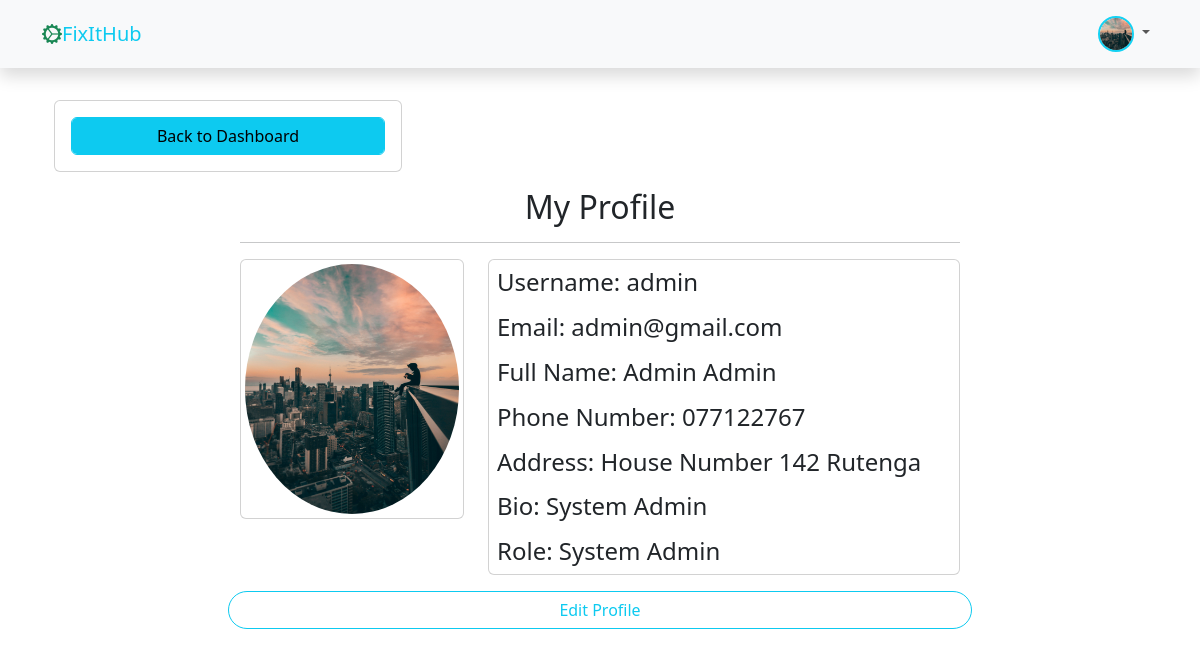
Screenshot of /accounts/profile/ (signed in) with the database file from the repository.
### accounts/models.py (models this page shows, shortened)
class UserProfile(models.Model):
    user = models.OneToOneField(CustomUser, on_delete=models.CASCADE)
    phone_number = models.CharField(max_length=20, blank=True)
    address = models.TextField(blank=True)
    bio = models.TextField(blank=True)
    profile_picture = models.ImageField(upload_to='profile_pictures', blank=True, null=True)
    class Meta:
        db_table = 'user_profile'

class CustomUser(AbstractUser):
    USER_TYPE_CHOICES = (
        (1, 'SystAdmin'),
        (2, 'SystUser'),
    )
    user_type = models.PositiveSmallIntegerField(choices=USER_TYPE_CHOICES, default=1)
    class Meta:
        db_table = 'users'

### accounts/views.py (the view)
# urls.py: path('profile/', views.view_user_profile, name='view_user_profile'),
@login_required
def view_user_profile(request):
    profile = request.user.userprofile
    context = {
        'profile': profile,
    }
    return render(request, 'accounts/user_profile.html', context)

### templates/accounts/user_profile.html (shortened to what this page needs)
{% extends 'partials/base.html' %}
{% block content %}
<div class="container">
    <div class="row mb-3">
        <div class="col-md-4">
            <div class="card mt-2">
                <div class="card-body">
                    <a href="{% url 'dashboard' %}" class="btn btn-info form-control">Back to Dashboard</a>
                </div>
            </div>
        </div>
    </div>
    <div class="row mt-2">
        <div class="col-md-2"></div>
        <div class="col-md-8">
            <h2 class="text-center">My Profile</h2> <hr>
            <div class="row">
                <div class="col-md-4">
                    <div class="card">
                        <div class="m-1">
                            {% if profile.profile_picture %}
                                <img src="{{ profile.profile_picture.url }}" alt="Profile Picture" width="100%" style="border-radius: 50%; height: 250px;">
                            {% else %}
                                <p>No profile picture uploaded.</p>
                            {% endif %}
                        </div>
                    </div>
                </div>
                <div class="col-md-8">
                    <div class="card">
                        <h4 class="m-2">Username: {{ profile.user.username }}</h4>
                        <h4 class="m-2">Email: {{ profile.user.email }}</h4>
                        <h4 class="m-2">Full Name: {{ profile.user.get_full_name }}</h4>
                        <h4 class="m-2">Phone Number: {{ profile.phone_number }}</h4>
                        <h4 class="m-2">Address: {{ profile.address }}</h4>
                        <h4 class="m-2">Bio: {{ profile.bio }}</h4>
                        <h4 class="m-2">Role: {% if profile.user.user_type == 1 %}System Admin
                            {% elif profile.user.user_type == 2 %} Customer {% endif %}
                        </h4>
                    </div>
                </div>
                <a href="{% url 'update_user_profile' %}" class="btn btn-outline-info rounded-pill mt-3 form-control">Edit Profile</a>
            </div>
        </div>
        <div class="col-md-2"></div>
    </div>
{% endblock content %}

### templates/partials/_navbar.html (shortened to what this page needs)
<nav class="navbar navbar-expand-lg navbar-light bg-light shadow sticky-top">
    <div class="container">
        <a class="navbar-brand" href="#">
            <i class="bi bi-gear-wide-connected text-success"></i><span class="text-info">FixItHub</span>
        </a>
        <div class="collapse navbar-collapse" id="navbarSupportedContent">
            {% if user.is_authenticated %}
                <ul class="navbar-nav mb-2 mb-lg-0 ms-auto">
                    <li class="nav-item dropdown">
                        <a class="nav-link dropdown-toggle" href="#" role="button" data-bs-toggle="dropdown" aria-expanded="false">
                            {% if profile.profile_picture %}
                                <img src="{{ profile.profile_picture.url }}" alt="{{ user.username }}"
                                style="height: 36px; width: 36px; border-radius: 50%; object-fit: cover; border: 2px solid #14d2f3;">
                            {% else %}
                                <i class="bi bi-person-circle" style="height: 36px; width: 36px;"></i>
                            {% endif %}
                        </a>
                    </li>
                </ul>
            {% endif %}
        </div>
    </div>
</nav>

### rows the page displays
UserProfile: profile_picture (picture), user.username "admin", user.email "admin@gmail.com", user.get_full_name "Admin Admin", phone_number "077122767", address "House Number 142 Rutenga", bio "System Admin"
